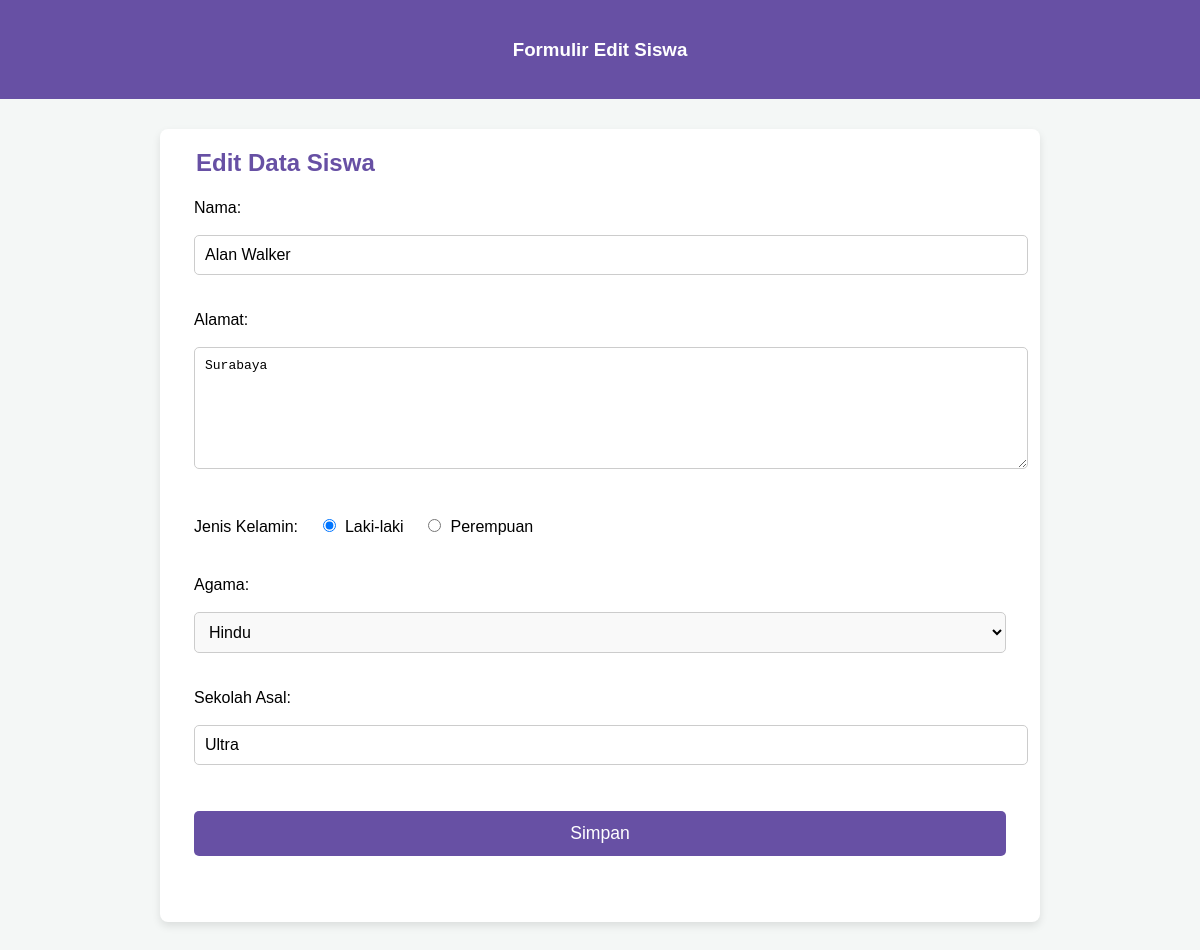
Screenshot of /form-edit.php?id=7 with the database file from the repository.
### tables this page shows
CREATE TABLE `calon_siswa` (
  `id` int(11) NOT NULL,
  `nama` varchar(64) NOT NULL,
  `alamat` text NOT NULL,
  `jenis_kelamin` varchar(16) NOT NULL,
  `agama` varchar(16) NOT NULL,
  `sekolah_asal` varchar(64) NOT NULL
);

### form-edit.php (the view, shortened to what this page needs)
<?php
include("config.php");
$id = $_GET['id'];
$sql = "SELECT * FROM calon_siswa WHERE id=$id";
$query = mysqli_query($db, $sql);
$siswa = mysqli_fetch_assoc($query);
?>
<!DOCTYPE html>
<html lang="id">
<head>
</head>
<body>
	<header>
		<h3>Formulir Edit Siswa</h3>
	</header>
	<form action="proses-edit.php" method="POST">
		<fieldset>
			<legend>Edit Data Siswa</legend>
			<p>
				<label for="nama">Nama: </label>
				<input type="text" name="nama" placeholder="Nama lengkap" value="<?php echo $siswa['nama'] ?>" />
			</p>
			<p>
				<label for="alamat">Alamat: </label>
				<textarea name="alamat"><?php echo $siswa['alamat'] ?></textarea>
			</p>
			<p class="radio-group">
				<label for="jenis_kelamin">Jenis Kelamin: </label>
				<label><input type="radio" name="jenis_kelamin" value="laki-laki" <?php echo ($siswa['jenis_kelamin'] == 'laki-laki') ? "checked" : "" ?>> Laki-laki</label>
				<label><input type="radio" name="jenis_kelamin" value="perempuan" <?php echo ($siswa['jenis_kelamin'] == 'perempuan') ? "checked" : "" ?>> Perempuan</label>
			</p>
			<p>
				<label for="agama">Agama: </label>
				<select name="agama">
					<option <?php echo ($siswa['agama'] == 'Hindu') ? "selected" : "" ?>>Hindu</option>
				</select>
			</p>
			<p>
				<label for="sekolah_asal">Sekolah Asal: </label>
				<input type="text" name="sekolah_asal" placeholder="Nama sekolah" value="<?php echo $siswa['sekolah_asal'] ?>" />
			</p>
			<p>
				<input type="submit" value="Simpan" name="simpan" />
			</p>
		</fieldset>
	</form>
</body>
</html>

### form-edit.php (style rules this page uses)
body { font-family: 'Arial', sans-serif; background-color: #f4f7f6; margin: 0; padding: 0; }
header { background-color: #6750a4; color: white; padding: 20px; text-align: center; }
form { width: 70%; margin: 30px auto; padding: 20px; background-color: white; border-radius: 8px; box-shadow: 0 4px 8px rgba(0, 0, 0, 0.1); }
fieldset { border: none; }
legend { font-size: 1.5em; font-weight: bold; color: #6750a4; }
label { display: block; margin-bottom: 8px; font-size: 1em; }
input, select, textarea { width: 100%; padding: 10px; margin: 10px 0 20px; border: 1px solid #ccc; border-radius: 5px; font-size: 1em; }
input[type="radio"] { width: auto; margin-right: 5px; }
textarea { resize: vertical; height: 100px; }
input[type="submit"] { background-color: #6750a4; color: white; border: none; padding: 12px 30px; border-radius: 5px; cursor: pointer; font-size: 1.1em; }
.radio-group label { display: inline-block; margin-right: 20px; }
select { background-color: #f9f9f9; }

### rows the page displays
calon_siswa: nama "Alan Walker", alamat "Surabaya", jenis_kelamin "☑ Laki-laki", jenis_kelamin "☐ Perempuan", agama "Hindu", sekolah_asal "Ultra"
